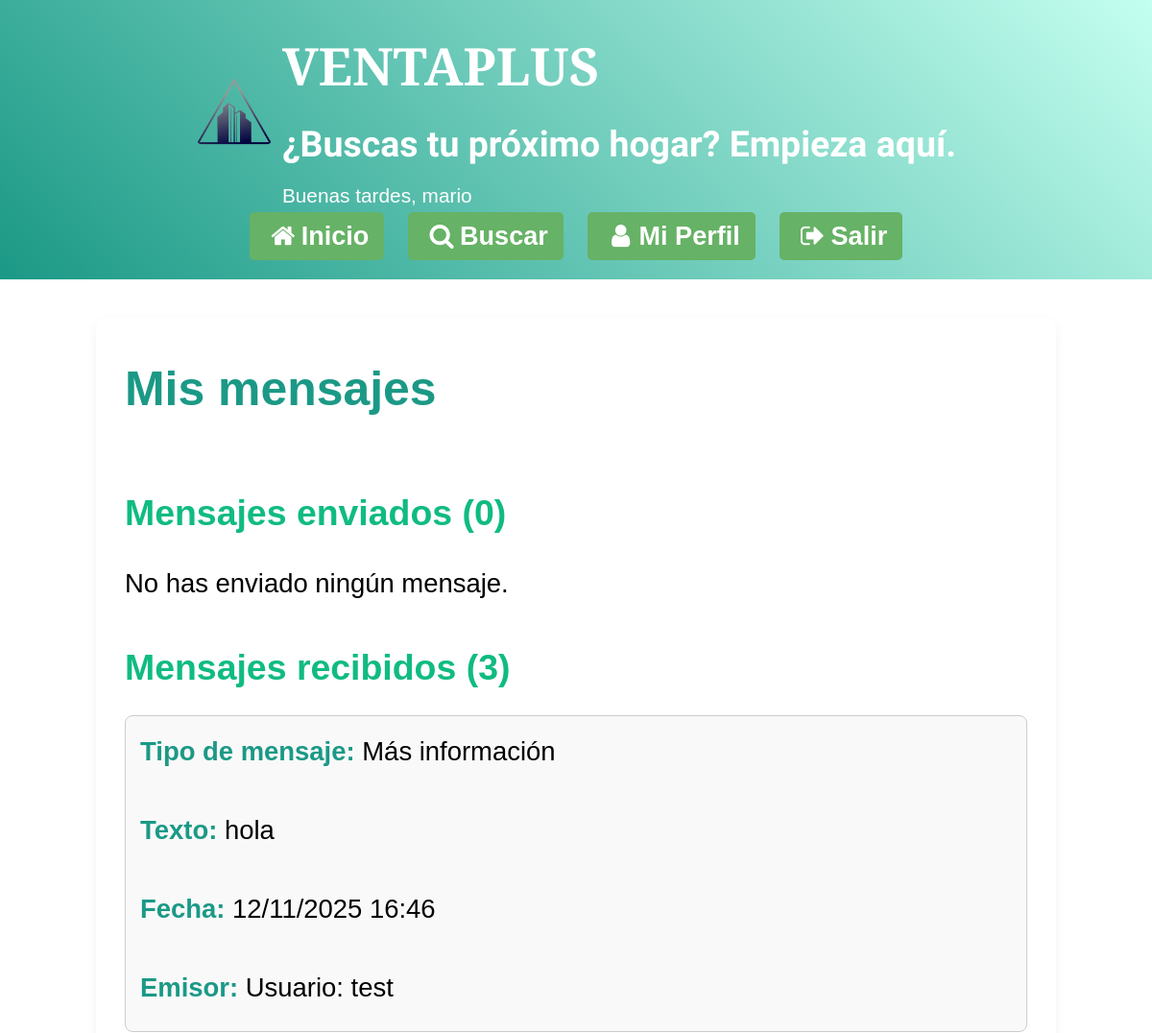
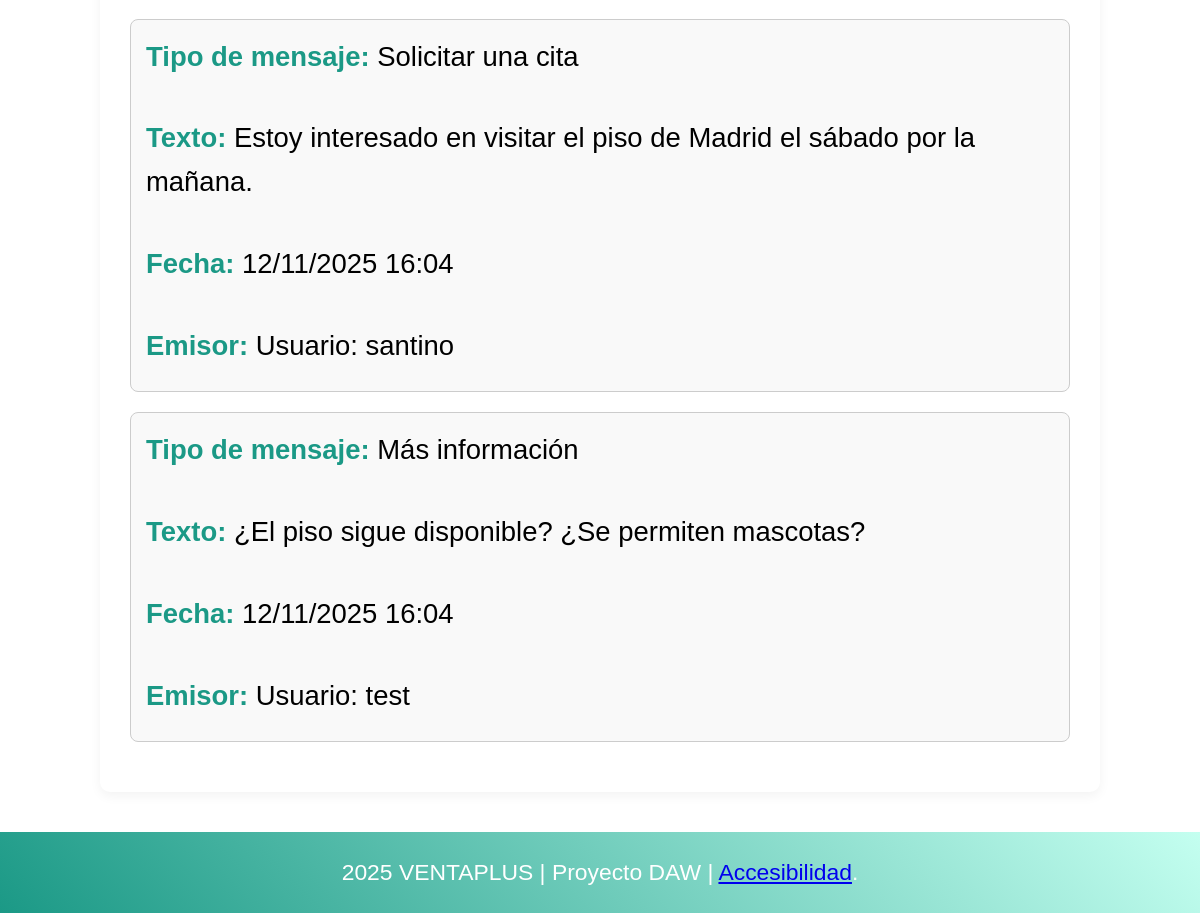
/mensajes.php (signed in), run on the app's committed database (2 pictures, top to bottom).
### tables this page shows
CREATE TABLE `mensajes` (
  `IdMensaje` int(11) NOT NULL,
  `TMensaje` smallint(6) DEFAULT NULL,
  `Texto` text DEFAULT NULL,
  `Anuncio` int(11) DEFAULT NULL,
  `UsuOrigen` int(11) DEFAULT NULL,
  `UsuDestino` int(11) DEFAULT NULL,
  `FRegistro` timestamp NOT NULL DEFAULT current_timestamp()
);

CREATE TABLE `tiposmensajes` (
  `IdTMensaje` smallint(6) NOT NULL,
  `NomTMensaje` varchar(100) NOT NULL
);

CREATE TABLE `usuarios` (
  `IdUsuario` int(11) NOT NULL,
  `NomUsuario` varchar(15) NOT NULL,
  `Clave` varchar(255) NOT NULL,
  `Email` varchar(254) NOT NULL,
  `Sexo` smallint(6) DEFAULT NULL,
  `FNacimiento` date DEFAULT NULL,
  `Ciudad` varchar(100) DEFAULT NULL,
  `Pais` int(11) DEFAULT NULL,
  `Foto` varchar(100) DEFAULT NULL,
  `FRegistro` timestamp NOT NULL DEFAULT current_timestamp(),
  `Estilo` int(11) DEFAULT NULL
);

### mensajes.php (the view, shortened to what this page needs)
<?php
$id_usuario_logueado = $_SESSION['usuario_id'];
$db = conectarDB();
$mensajes_enviados = [];
$mensajes_recibidos = [];
$total_enviados = 0;
$total_recibidos = 0;
if ($db) {
    $sql_enviados = "SELECT m.Texto, m.FRegistro, tm.NomTMensaje, u_dest.NomUsuario AS Destinatario
                     FROM MENSAJES m
                     JOIN TIPOSMENSAJES tm ON m.TMensaje = tm.IdTMensaje
                     LEFT JOIN USUARIOS u_dest ON m.UsuDestino = u_dest.IdUsuario
                     WHERE m.UsuOrigen = ?
                     ORDER BY m.FRegistro DESC";
    $stmt_enviados = $db->prepare($sql_enviados);
    $stmt_enviados->bind_param("i", $id_usuario_logueado);
    $stmt_enviados->execute();
    $res_enviados = $stmt_enviados->get_result();
    if ($res_enviados) {
        $total_enviados = $res_enviados->num_rows;
        $mensajes_enviados = $res_enviados->fetch_all(MYSQLI_ASSOC);
    }
    $sql_recibidos = "SELECT m.Texto, m.FRegistro, tm.NomTMensaje, u_orig.NomUsuario AS Emisor
                      FROM MENSAJES m
                      JOIN TIPOSMENSAJES tm ON m.TMensaje = tm.IdTMensaje
                      LEFT JOIN USUARIOS u_orig ON m.UsuOrigen = u_orig.IdUsuario
                      WHERE m.UsuDestino = ?
                      ORDER BY m.FRegistro DESC";
    $stmt_recibidos = $db->prepare($sql_recibidos);
    $stmt_recibidos->bind_param("i", $id_usuario_logueado);
    $stmt_recibidos->execute();
    $res_recibidos = $stmt_recibidos->get_result();
    if ($res_recibidos) {
        $total_recibidos = $res_recibidos->num_rows;
        $mensajes_recibidos = $res_recibidos->fetch_all(MYSQLI_ASSOC);
    }
}
?>
<!DOCTYPE html>
<html lang="es">
<head>
    <?php require('estilos.php'); ?>
    <link rel="stylesheet" href="css/mensajes.css">
    <link rel="stylesheet" type="text/css" href="css/print_mensajes.css" media="print">
</head>
<body>
    <?php
    require('cabecera.php');
    ?>
    <main>
        <article>
            <h2>Mis mensajes</h2>
            <section>
                <h3>Mensajes enviados (<?php echo $total_enviados; ?>)</h3>
                <?php if (empty($mensajes_enviados)): ?>
                    <p>No has enviado ningún mensaje.</p>
                <?php endif; ?>
            </section>
            <section>
                <h3>Mensajes recibidos (<?php echo $total_recibidos; ?>)</h3>
                <?php if (empty($mensajes_recibidos)): ?>
                    <p>No tienes mensajes recibidos.</p>
                <?php else: ?>
                    <?php foreach ($mensajes_recibidos as $msg): ?>
                        <article id="recibidos">
                            <p><strong>Tipo de mensaje:</strong> <?php echo htmlspecialchars($msg['NomTMensaje']); ?></p>
                            <p><strong>Texto:</strong> <?php echo nl2br(htmlspecialchars($msg['Texto'])); ?></p>
                            <p><strong>Fecha:</strong> <?php echo date("d/m/Y H:i", strtotime($msg['FRegistro'])); ?></p>
                            <p><strong>Emisor:</strong> Usuario: <?php echo htmlspecialchars($msg['Emisor']); ?></p>
                        </article>
                    <?php endforeach; ?>
                <?php endif; ?>
            </section>
        </article>
    </main>
    <?php require('pie.php'); ?>
</body>
</html>

### css/letra_grande.css (style rules this page uses)
* { margin: 0; padding: 0; box-sizing: border-box; font-family: Arial, sans-serif; }
body { font-size: 1.3em; line-height: 1.8; }

### css/print_mensajes.css (style rules this page uses)
* { box-shadow: none; text-shadow: none; filter: none; -webkit-box-shadow: none; -moz-box-shadow: none; -webkit-filter: none; background-image: none; }
body::after { content: "Página impresa desde: " attr(data-url); display: block; font-size: 10pt; text-align: center; color: #666; margin-top: 1cm; background: transparent; }

### data on the page
mensajes: TMensaje.NomTMensaje "Más información", Texto "hola", FRegistro "12/11/2025 16:46", UsuOrigen.NomUsuario "test"
mensajes: TMensaje.NomTMensaje "Solicitar una cita", Texto "Estoy interesado en visitar el piso de Madrid el sábado por la mañana.", FRegistro "12/11/2025 16:04", UsuOrigen.NomUsuario "santino"
mensajes: TMensaje.NomTMensaje "Más información", Texto "¿El piso sigue disponible? ¿Se permiten mascotas?", FRegistro "12/11/2025 16:04", UsuOrigen.NomUsuario "test"

### other printed values
$saludo "Buenas tardes, mario"
$total_enviados "0"
$total_recibidos "3"
